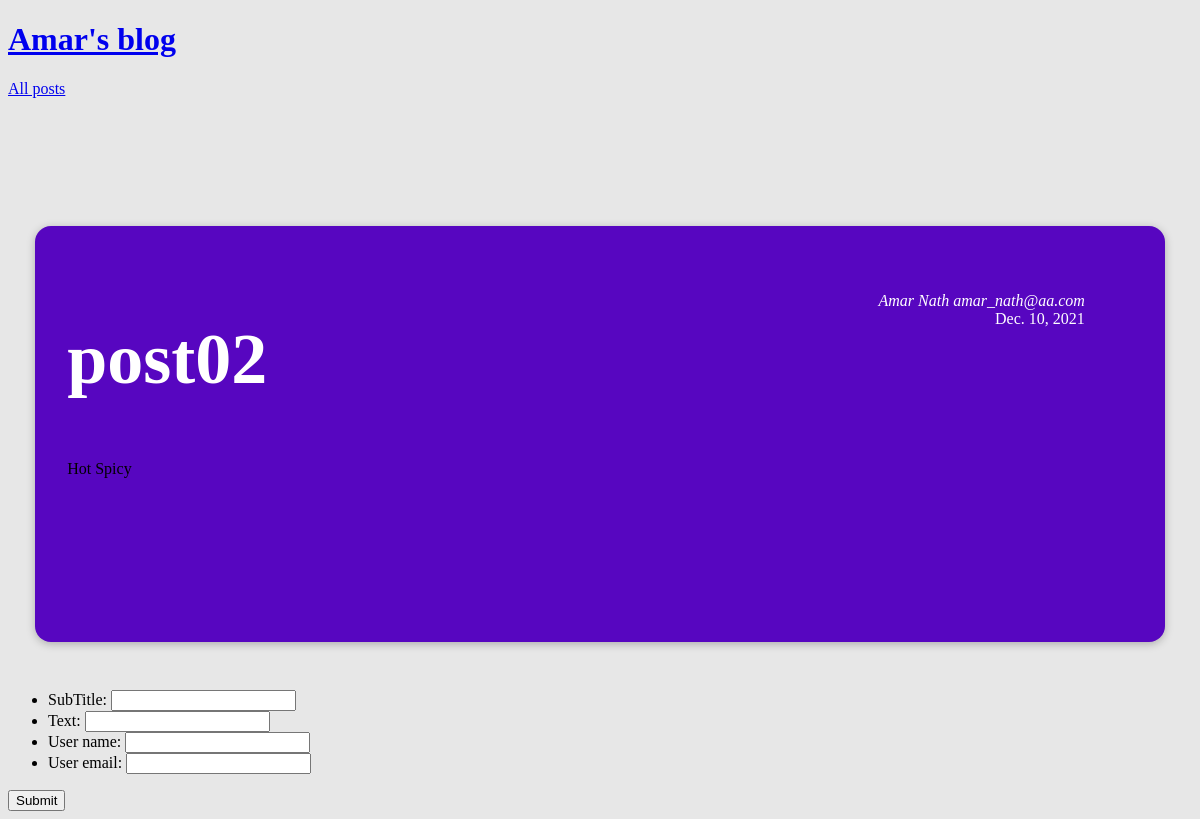
/posts/post02, run on an earlier commit of the app's database.
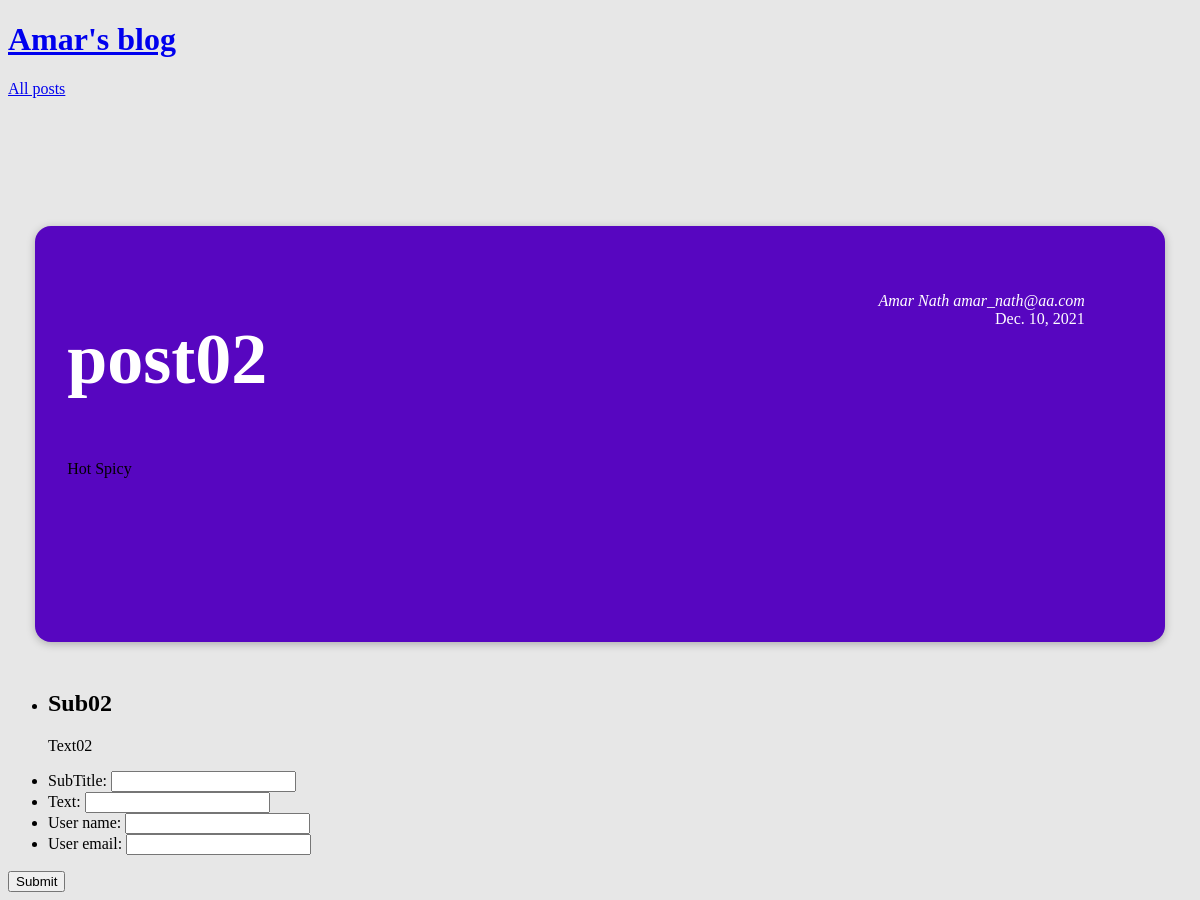
And on a later commit of the database.
### blogApp/models.py (models this page shows, shortened)
class Post(models.Model):
    title = models.CharField(max_length=200, blank=True)
    image_name = models.CharField(max_length=100, blank=True)
    excerpt = models.CharField(max_length=200, blank=True)
    date = models.DateField(auto_now=True)
    slug =  models.SlugField(unique=True)
    content = models.TextField(max_length=500, blank=True)
    author = models.ForeignKey(Author, on_delete=models.SET_NULL, null=True, related_name='author')
    tag = models.ManyToManyField(Tag)

class Tag(models.Model):
    caption  = models.CharField(max_length=100, blank=True)

class Author(models.Model):
    first_name = models.CharField(max_length=100, blank=True)
    last_name = models.CharField(max_length=100, blank=True)
    email = models.EmailField(max_length=100, blank=True)
    def __str__(self):
        return f'{self.first_name} {self.last_name} {self.email}'

class Comment(models.Model):
    subTitle = models.CharField(max_length=100, blank = True)
    text = models.CharField(max_length=500, blank=True)
    user_name = models.CharField(max_length=100, blank=True)
    user_email = models.EmailField(max_length=100, blank=True)
    date = models.DateField(auto_now=True)
    post = models.ForeignKey(Post, on_delete=models.CASCADE, null=True, related_name="comments")

### blogApp/views.py (the view, shortened to what this page needs)
# urls.py: path("posts/<slug:slug>", views.PostDetailView.as_view(), name="post-detail-page")
class PostDetailView(View):
    def get(self, request, slug):
        post = Post.objects.get(slug = slug)
        post_tags = post.tag.all()
        comment_form = CommentForm()
        comments = post.comments.all()
        context = {
            "post": post,
            "post_tags" : post_tags,
            "comment_form": comment_form,
            "comments": comments
        }
        return render(request, "blogApp/post-detail.html",context)

### blogApp/forms.py
class CommentForm(forms.ModelForm):
    class Meta:
        model = Comment
        exclude = ['post']

### blogApp/templates/blogApp/post-detail.html (shortened to what this page needs)
{% extends "base.html" %}
{% load static %}
{% block css_files %}
    <link rel="stylesheet" href="{% static 'blogApp/post-detail.css' %}"/>
{% endblock %}
{% block content %}
<section class='summary'>
    <h2>{{post.title}}</h2>
    <div class='tag'>
        {% for tag in post_tags %}
            <span>
                {{ tag.caption}}
            </span>
        {% endfor %}
    </div>
    <article>
        <address>{{post.author}}</address>
        <div>{{post.date}}</div>
    </article>
</section>
<main>
    <ul>
        {% for comment in comments %}
            <li>
                <h2>{{ comment.subTitle }}</h2>
                <p>{{comment.text}}</p>
            </li>
        {% endfor %}
    </ul>
    <div class='comment-form'>
        <form action="{% url 'post-detail-page' post.slug %}" method="post">
            <ul>
                {{comment_form.as_ul}}
            </ul>
            <button>Submit</button>
        </form>
    </div>
</main>
{% endblock %}

### templates/base.html (shortened to what this page needs)
{% load static %}
<!DOCTYPE html>
<html lang="en">
<head>
    <link rel='stylesheet' href="{% static app.css %}">
    {% block css_files %}{% endblock %}
</head>
<body>
    <header class="main-navigation">
        <h1><a href="{% url 'starting-page' %}">Amar's blog</a></h1>
        <nav>
            <a href="{% url 'posts-page' %}">All posts</a>
        </nav>
    </header>
    {% block content %}
    {% endblock %}
</body>
</html>

### blogApp/static/blogApp/post-detail.css (style rules this page uses)
body { background-color: #e7e7e7; }
.summary { margin: 8rem auto 3rem auto; padding: 2rem; width: 90%; max-width: 90rem; border-radius: 16px; background-color: #5706c0; position: relative; box-shadow: 0 2px 8px rgba(0, 0, 0, 0.25); height: 22rem; }
.summary h2 { color: white; font-size: 4.5rem; }
.summary article { position: absolute; top: 2rem; right: 3rem; padding: 1rem 2rem; border-radius: 12px; text-align: right; color: white; }

What changed in the data, as far as the page shows it:
added Comment: subTitle "Sub02", text "Text02"
